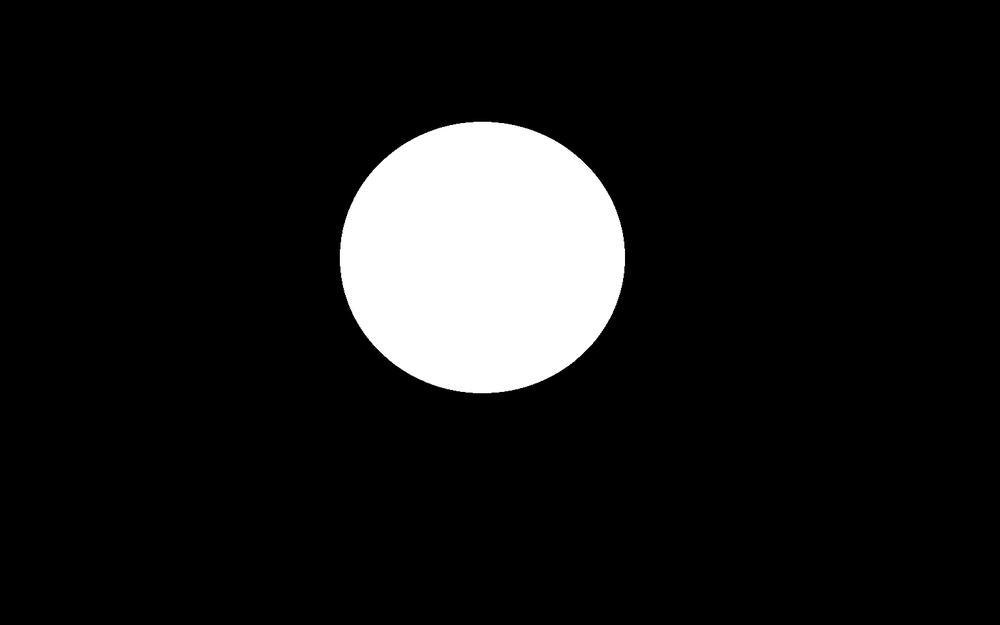
#> input picture data/video/circle.png, 1000 x 625 px, shrunk from 1536 x 960 before the run
$ jupyter execute 'Sobel算子.ipynb'   (older library calls are emulated)
#> lines starting #> are read from the running program, lines starting #| are printed output that depends on the picture; after the words box and inside, x2 and y2 are one past the last pixel; in counts of white or black regions, pixels touching at a corner belong together
[cell 1]
import cv2
import numpy as np
def cv2_show(im):
    cv2.namedWindow('image',cv2.WINDOW_NORMAL)
    cv2.imshow('image',im)
    cv2.waitKey(0)
    cv2.destroyAllWindows()

sobel算子

GX=[[-1,0,+1],
[-2,0,+2],
[-1,0,+1]]*A右减左

GY=[[-1,-2,-1],[0,0,0],[1,2,1]]*A下减上

dst=cv2.Sobel(src,ddepth,dx,dy,ksize)负数默认取0
ddepth图像深度：通常-1，CV2.CV_64F可以取负数

[cell 2]
circle=cv2.imread('../data/video/circle.png')
#> circle is the input picture: shape (625, 1000, 3); min 0, max 255, mean 24.8
sobelx=cv2.Sobel(circle,cv2.CV_64F,1,0,ksize=5)
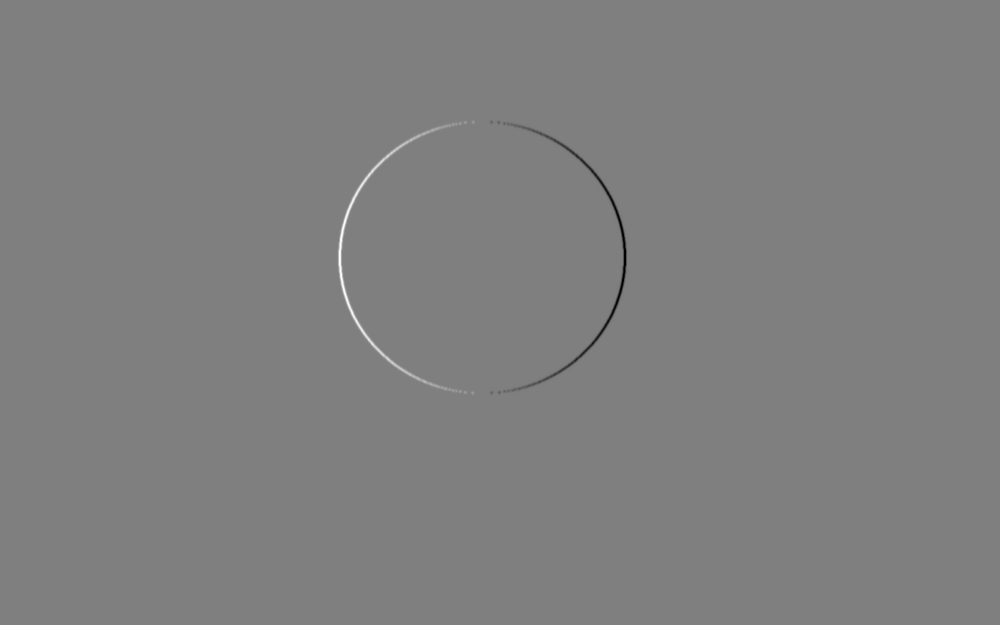
#> sobelx: shape (625, 1000, 3) float64; min -12102, max 12176, mean 0; drawn with min black and max white
cv2_show(sobelx)
#> in cv2_show, `cv2.imshow('image',im)`:
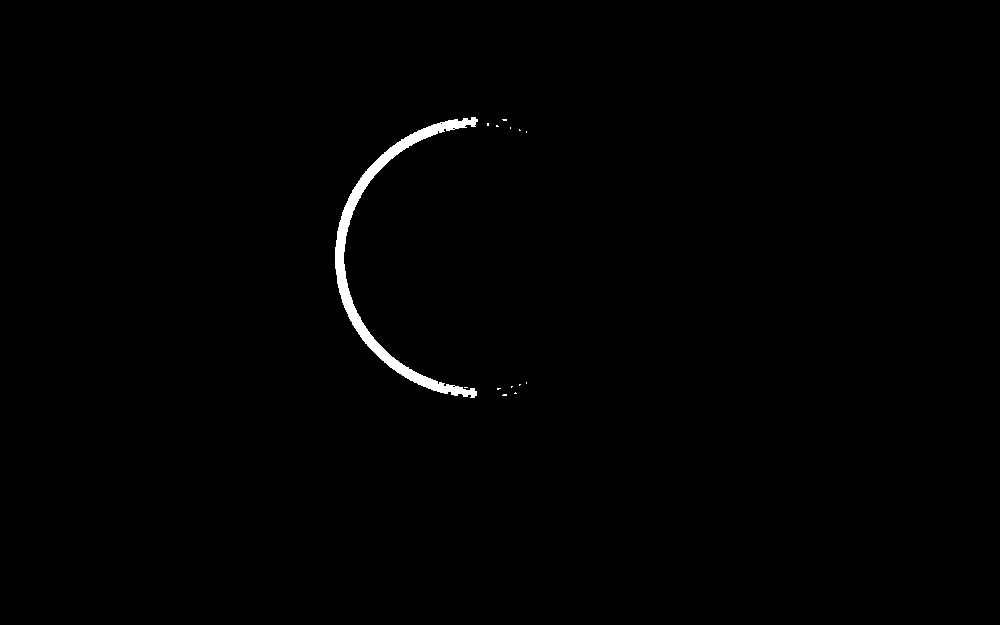
#> window 'image': shape (625, 1000, 3); 0.67% white; 14 white regions (13 under 20 px), largest, box (x1, y1, x2, y2) and area: (335, 117, 478, 398) 4122

[cell 3]
sobelx=cv2.convertScaleAbs(sobelx)#取正数
cv2_show(sobelx)

[cell 4]
sobely=cv2.Sobel(circle,cv2.CV_64F,0,1,ksize=5)
sobely=cv2.convertScaleAbs(sobely)
cv2_show(sobely)

合并

[cell 5]
sobelxy=cv2.addWeighted(sobelx,0.5,sobely,0.5,0)#0为偏置
sobelxy_1=cv2.addWeighted(sobelx,1,sobely,1,0)#0为偏置
cv2_show(cv2.hconcat([sobelxy_1,sobelxy]))
#> in cv2_show (call 4), `cv2.imshow('image',im)`:
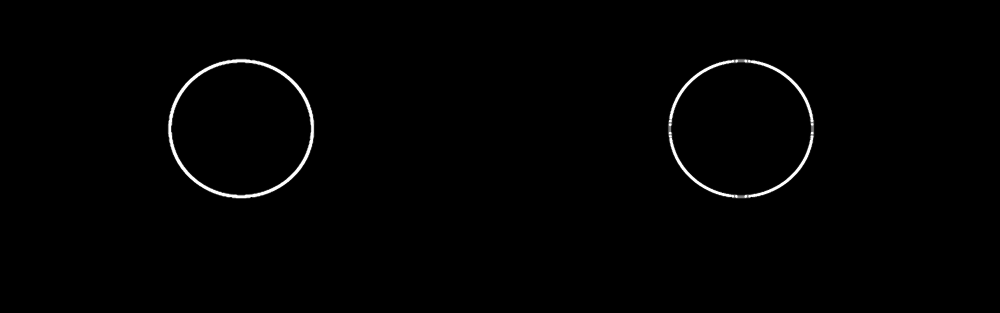
#> window 'image': shape (625, 2000, 3) (shown at 1/2 size); min 0, max 255, mean 2.2

直接计算.效果不好

[cell 6]
sobelxy_sum=cv2.Sobel(circle,cv2.CV_64F,1,1,ksize=5)
sobelxy_sum=cv2.convertScaleAbs(sobelxy_sum)
cv2_show(sobelxy_sum)

[cell 7]
cv2_show(cv2.hconcat([sobelxy,sobelxy_sum]))
#> in cv2_show (call 6), `cv2.imshow('image',im)`:
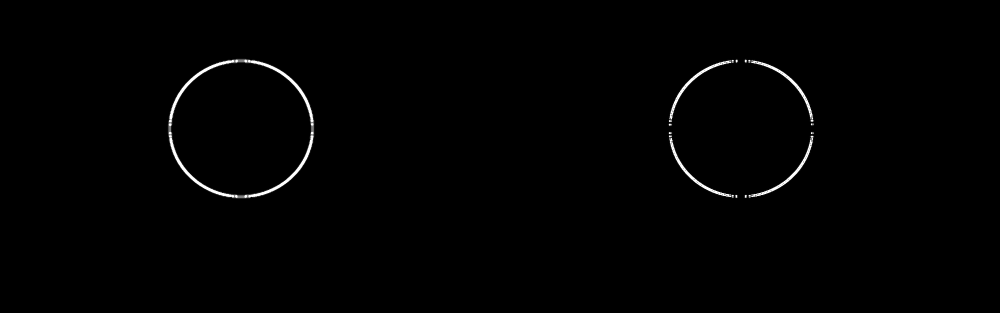
#> window 'image': shape (625, 2000, 3) (shown at 1/2 size); min 0, max 255, mean 1.9

cat

[cell 8]
cat=cv2.imread('../data/video/cat.jpg',cv2.IMREAD_GRAYSCALE)
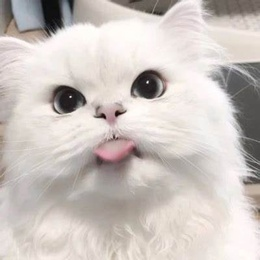
#> input picture data/video/cat.jpg, 260 x 260 px, shrunk from 400 x 400 before the run
#> cat: shape (260, 260); min 8, max 255, mean 197.6
cv2_show(cat)
